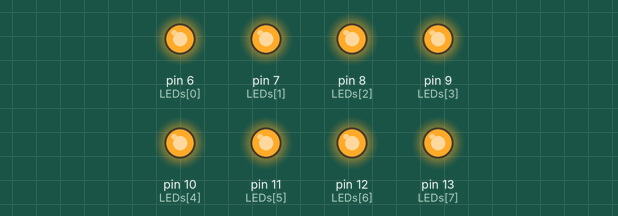
Bench run of a sketch on a simulated Arduino Uno, built with avr-gcc and run on an emulated ATmega328P. Parts: output pins drawn as LEDs (lit = HIGH).

Above: at 0.05 s.
At 2.45 s:
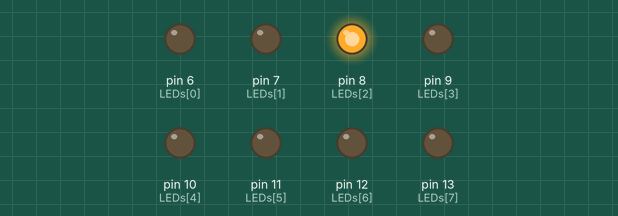
At 4.95 s:
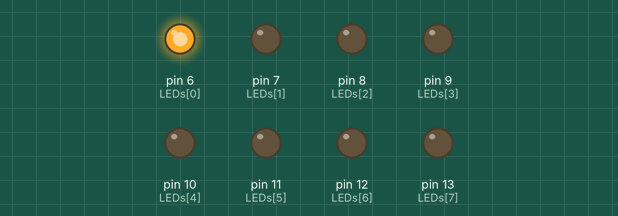
At 9.85 s:
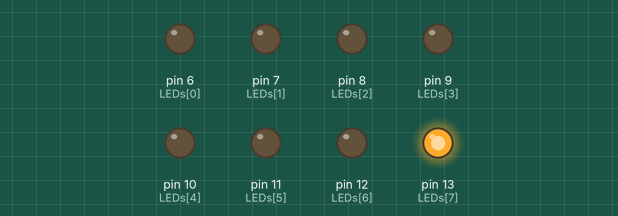
At 14.75 s:
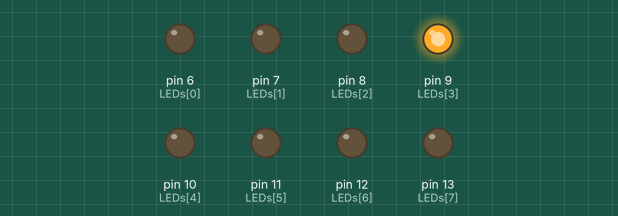
At 19.65 s:
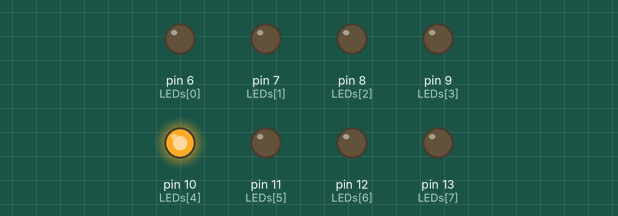
Timing chart, 0 to 19.9 s (numbered marks = the images above):
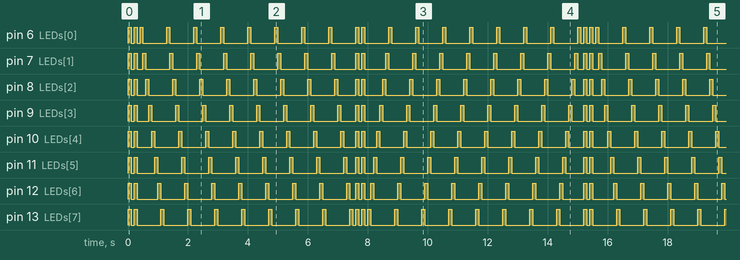

The sketch:

05051115_lab02_1.ino
```cpp
/*Lab02
所有LED亮滅兩次 -> 左移八次 -> 所有LED亮滅兩次 ->右移八次*/

const int LEDs[]={6,7,8,9,10,11,12,13};
int i,j=0;
int delaytime=100;
byte index = 0;

void setup(){
  for (i=0;i<8;i++) {
  pinMode(LEDs[i], OUTPUT);
  digitalWrite(LEDs[i], LOW);
  }
}

void loop() {
  for(i=0;i<8;i++){               //所有LED亮滅兩次
    digitalWrite(LEDs[i],HIGH);
  }
  delay(delaytime);
  for(i=0;i<8;i++){
    digitalWrite(LEDs[i],LOW);
  }
  delay(delaytime);

  for(i=0;i<8;i++){
    digitalWrite(LEDs[i],HIGH);
  }
  delay(delaytime);
  for(i=0;i<8;i++){
    digitalWrite(LEDs[i],LOW);
  }
  delay(delaytime);


  for(j=0;j<8;j++){              //左移八次
    for(i=0;i<8;i++){
      digitalWrite(LEDs[i],HIGH);
      delay(delaytime);
      digitalWrite(LEDs[i],LOW);
    }

    for(i=0;i<8;i++){
    digitalWrite(LEDs[i],LOW);
    }
    delay(delaytime);
  }

  for(i=0;i<8;i++){               //所有LED亮滅兩次
    digitalWrite(LEDs[i],HIGH);
  }
  delay(delaytime);
  for(i=0;i<8;i++){
    digitalWrite(LEDs[i],LOW);
  }
  delay(delaytime);

  for(i=0;i<8;i++){
    digitalWrite(LEDs[i],HIGH);
  }
  delay(delaytime);
  for(i=0;i<8;i++){
    digitalWrite(LEDs[i],LOW);
  }
  delay(delaytime);

  for(j=0;j<8;j++){             //右移八次
    for(i=7;i>=0;i--){
      digitalWrite(LEDs[i],HIGH);
      delay(delaytime);
      digitalWrite(LEDs[i],LOW);
    }

    for(i=0;i<8;i++){
      digitalWrite(LEDs[i],LOW);
    }
    delay(delaytime);
  }


}
```

Measured:
- by itself, pin 9 (LEDs[3]), pin 10 (LEDs[4]): moves between LOW and HIGH, repeating every 7.6 s
- by itself, pin 6 (LEDs[0]), pin 7 (LEDs[1]), pin 8 (LEDs[2]), pin 11 (LEDs[5]), pin 12 (LEDs[6]), pin 13 (LEDs[7]): moves between LOW and HIGH, repeating every 15.2 s
- by itself, everything shown: repeats every 15.2 s, in 152 steps
